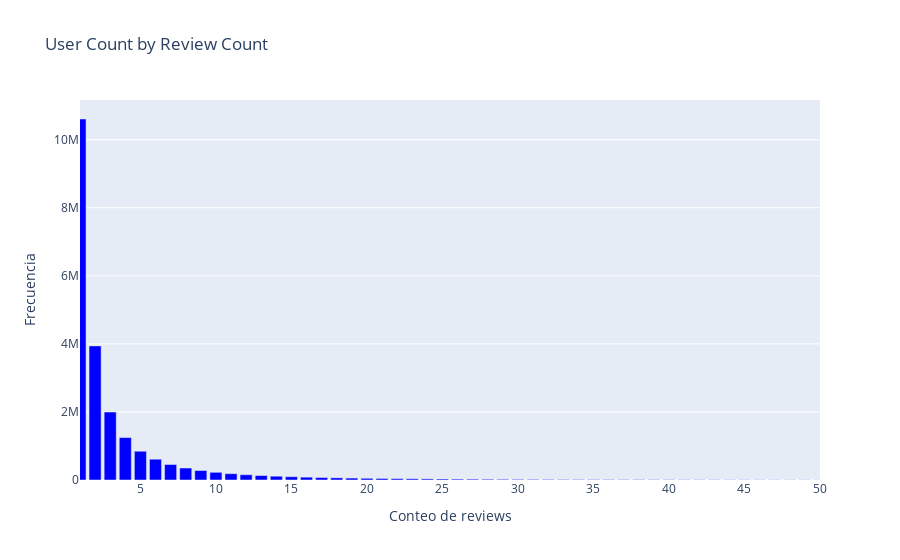

The code cell stored with this chart in its notebook:
### Code cell
fig = px.bar(
    df_counts_customers_by_reviews,
    x="review_count",
    y="user_count",
    title="User Count by Review Count",
    labels={"review_count": "Review Count", "user_count": "User Count"},
)

# Update the bar color (optional)
fig.update_traces(marker_color="blue")

# Update the x-axis (optional)
fig.update_xaxes(title_text="Conteo de reviews", range=[1, 50])

# Update the y-axis (optional)
fig.update_yaxes(
    title_text="Frecuencia",
)

# Display the bar plot
fig.show()

### Figure 1 — Plotly figure (JSON) as saved in the notebook; plotly's stock layout.template omitted (floating-point values rounded to 4 significant figures; data arrays with more than 128 entries replaced by an {"elided": "..."} marker saying what was removed)
{"data": [{"alignmentgroup": "True", "hovertemplate": "Review Count=%{x}<br>User Count=%{y}<extra></extra>", "legendgroup": "", "marker": {"color": "blue", "pattern": {"shape": ""}}, "name": "", "offsetgroup": "", "orientation": "v", "showlegend": false, "textposition": "auto", "type": "bar", "x": {"elided": "598 int values"}, "xaxis": "x", "y": {"elided": "598 int values"}, "yaxis": "y"}], "layout": {"barmode": "relative", "legend": {"tracegroupgap": 0}, "title": {"text": "User Count by Review Count"}, "xaxis": {"anchor": "y", "domain": [0, 1], "range": [1, 50], "title": {"text": "Conteo de reviews"}}, "yaxis": {"anchor": "x", "domain": [0, 1], "title": {"text": "Frecuencia"}}}}
